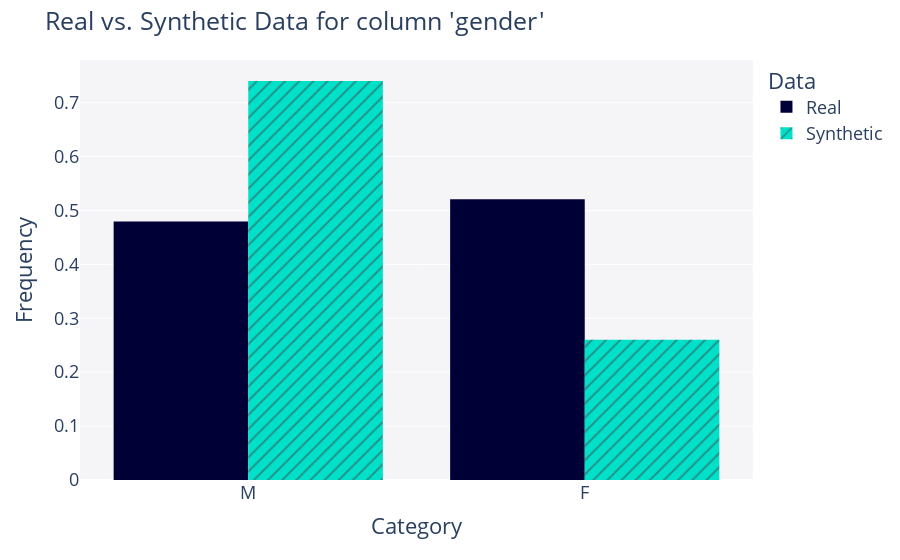
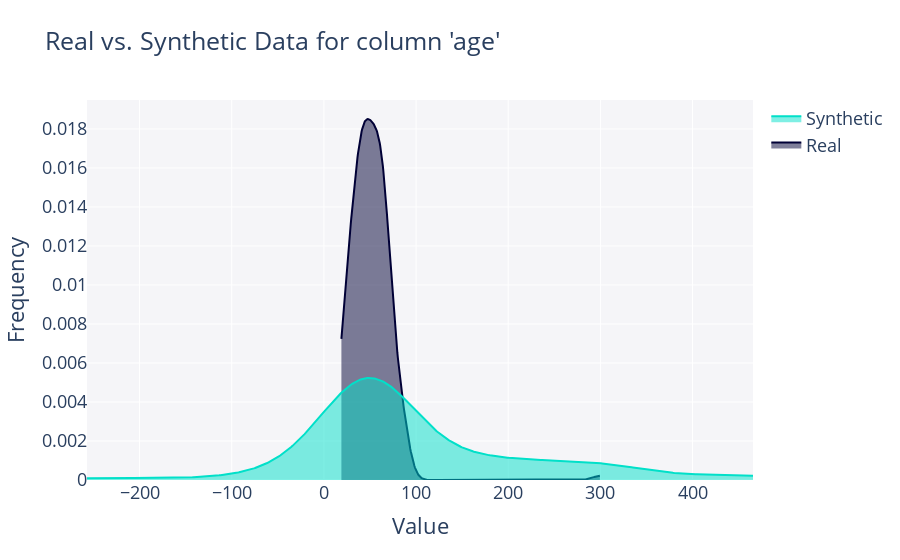
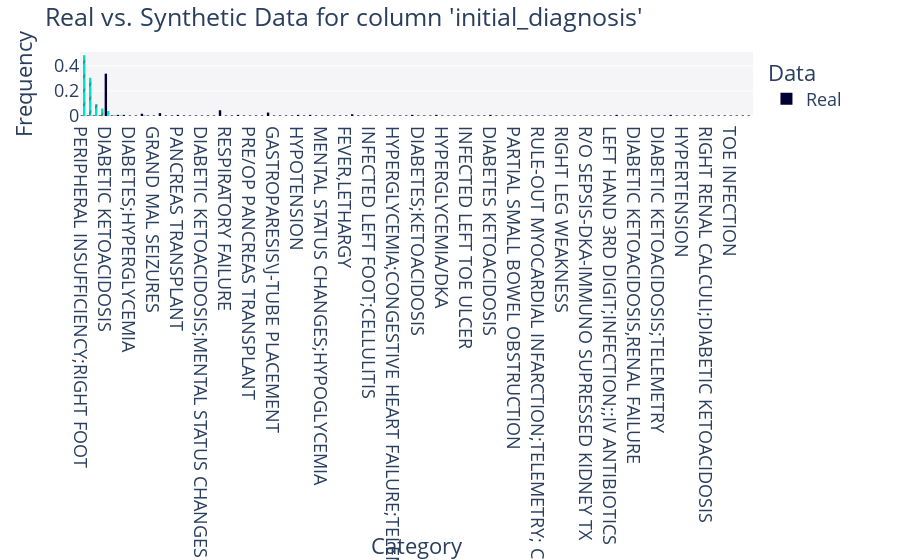
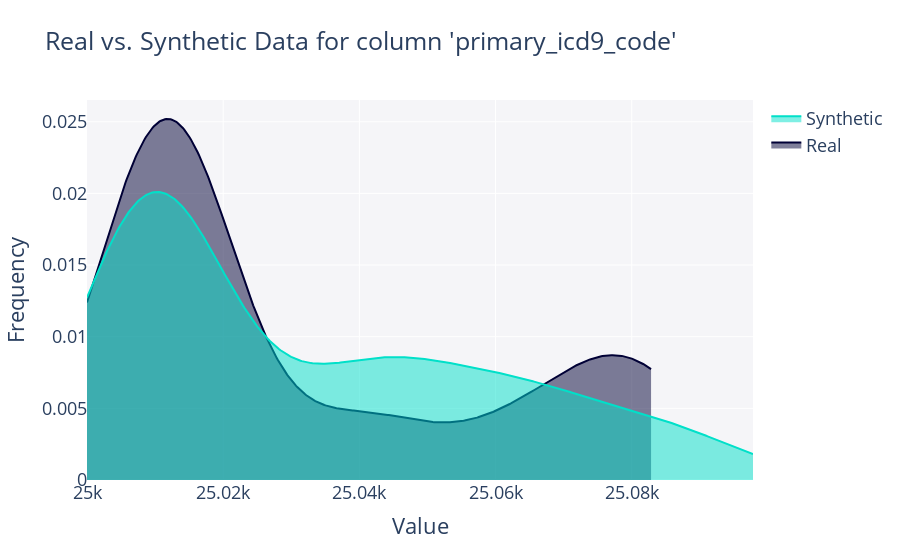

The code cell stored with these charts, in order, in its notebook:
### Code cell
for column in real_data.columns:
    # Generate the plot for the current column
    fig = get_column_plot(
        real_data=real_data,
        synthetic_data=synthetic_data,
        column_name=column,
        metadata=metadata
    )
    
    fig.show()

### Figure 1 — Plotly figure (JSON) as saved in the notebook; plotly's stock layout.template omitted (floating-point values rounded to 4 significant figures; data arrays with more than 128 entries replaced by an {"elided": "..."} marker saying what was removed)
{"data": [{"alignmentgroup": "True", "bingroup": "x", "histnorm": "probability density", "hovertemplate": "<b>Real</b><br>Frequency: %{y}<extra></extra>", "legendgroup": "Real", "marker": {"color": "#000036", "pattern": {"shape": ""}}, "name": "Real", "offsetgroup": "Real", "orientation": "v", "showlegend": true, "type": "histogram", "x": {"elided": "219 str values"}, "xaxis": "x", "yaxis": "y"}, {"alignmentgroup": "True", "bingroup": "x", "histnorm": "probability density", "hovertemplate": "<b>Synthetic</b><br>Frequency: %{y}<extra></extra>", "legendgroup": "Synthetic", "marker": {"color": "#01E0C9", "pattern": {"shape": "/"}}, "name": "Synthetic", "offsetgroup": "Synthetic", "orientation": "v", "showlegend": true, "type": "histogram", "x": {"elided": "200 str values"}, "xaxis": "x", "yaxis": "y"}], "layout": {"barmode": "group", "font": {"size": 18}, "legend": {"title": {"text": "Data"}, "tracegroupgap": 0}, "margin": {"t": 60}, "plot_bgcolor": "#F5F5F8", "title": {"text": "Real vs. Synthetic Data for column 'gender'"}, "xaxis": {"anchor": "y", "domain": [0, 1], "title": {"text": "Category"}}, "yaxis": {"anchor": "x", "domain": [0, 1], "title": {"text": "Frequency"}}}}

### Figure 2 — Plotly figure (JSON) as saved in the notebook; plotly's stock layout.template omitted (floating-point values rounded to 4 significant figures; data arrays with more than 128 entries replaced by an {"elided": "..."} marker saying what was removed)
{"data": [{"fill": "tozeroy", "hovertemplate": "<b>Real</b><br>Frequency: %{y}<extra></extra>", "legendgroup": "Real", "marker": {"color": "#000036"}, "mode": "lines", "name": "Real", "showlegend": true, "type": "scatter", "x": {"elided": "500 float values"}, "xaxis": "x", "y": {"elided": "500 float values"}, "yaxis": "y"}, {"fill": "tozeroy", "hovertemplate": "<b>Synthetic</b><br>Frequency: %{y}<extra></extra>", "legendgroup": "Synthetic", "marker": {"color": "#01E0C9"}, "mode": "lines", "name": "Synthetic", "showlegend": true, "type": "scatter", "x": {"elided": "500 float values"}, "xaxis": "x", "y": {"elided": "500 float values"}, "yaxis": "y"}], "layout": {"barmode": "overlay", "font": {"size": 18}, "hovermode": "closest", "legend": {"traceorder": "reversed"}, "plot_bgcolor": "#F5F5F8", "title": {"text": "Real vs. Synthetic Data for column 'age'"}, "xaxis": {"anchor": "y2", "domain": [0, 1], "title": {"text": "Value"}, "zeroline": false}, "yaxis": {"anchor": "free", "domain": [0, 1], "position": 0, "title": {"text": "Frequency"}}}}

### Figure 3 — Plotly figure (JSON) as saved in the notebook; plotly's stock layout.template omitted (floating-point values rounded to 4 significant figures; data arrays with more than 128 entries replaced by an {"elided": "..."} marker saying what was removed)
{"data": [{"alignmentgroup": "True", "bingroup": "x", "histnorm": "probability density", "hovertemplate": "<b>Real</b><br>Frequency: %{y}<extra></extra>", "legendgroup": "Real", "marker": {"color": "#000036", "pattern": {"shape": ""}}, "name": "Real", "offsetgroup": "Real", "orientation": "v", "showlegend": true, "type": "histogram", "x": {"elided": "219 str values"}, "xaxis": "x", "yaxis": "y"}, {"alignmentgroup": "True", "bingroup": "x", "histnorm": "probability density", "hovertemplate": "<b>Synthetic</b><br>Frequency: %{y}<extra></extra>", "legendgroup": "Synthetic", "marker": {"color": "#01E0C9", "pattern": {"shape": "/"}}, "name": "Synthetic", "offsetgroup": "Synthetic", "orientation": "v", "showlegend": true, "type": "histogram", "x": {"elided": "200 str values"}, "xaxis": "x", "yaxis": "y"}], "layout": {"barmode": "group", "font": {"size": 18}, "legend": {"title": {"text": "Data"}, "tracegroupgap": 0}, "margin": {"t": 60}, "plot_bgcolor": "#F5F5F8", "title": {"text": "Real vs. Synthetic Data for column 'initial_diagnosis'"}, "xaxis": {"anchor": "y", "domain": [0, 1], "title": {"text": "Category"}}, "yaxis": {"anchor": "x", "domain": [0, 1], "title": {"text": "Frequency"}}}}

### Figure 4 — Plotly figure (JSON) as saved in the notebook; plotly's stock layout.template omitted (floating-point values rounded to 4 significant figures; data arrays with more than 128 entries replaced by an {"elided": "..."} marker saying what was removed)
{"data": [{"fill": "tozeroy", "hovertemplate": "<b>Real</b><br>Frequency: %{y}<extra></extra>", "legendgroup": "Real", "marker": {"color": "#000036"}, "mode": "lines", "name": "Real", "showlegend": true, "type": "scatter", "x": {"elided": "500 float values"}, "xaxis": "x", "y": {"elided": "500 float values"}, "yaxis": "y"}, {"fill": "tozeroy", "hovertemplate": "<b>Synthetic</b><br>Frequency: %{y}<extra></extra>", "legendgroup": "Synthetic", "marker": {"color": "#01E0C9"}, "mode": "lines", "name": "Synthetic", "showlegend": true, "type": "scatter", "x": {"elided": "500 float values"}, "xaxis": "x", "y": {"elided": "500 float values"}, "yaxis": "y"}], "layout": {"barmode": "overlay", "font": {"size": 18}, "hovermode": "closest", "legend": {"traceorder": "reversed"}, "plot_bgcolor": "#F5F5F8", "title": {"text": "Real vs. Synthetic Data for column 'primary_icd9_code'"}, "xaxis": {"anchor": "y2", "domain": [0, 1], "title": {"text": "Value"}, "zeroline": false}, "yaxis": {"anchor": "free", "domain": [0, 1], "position": 0, "title": {"text": "Frequency"}}}}
